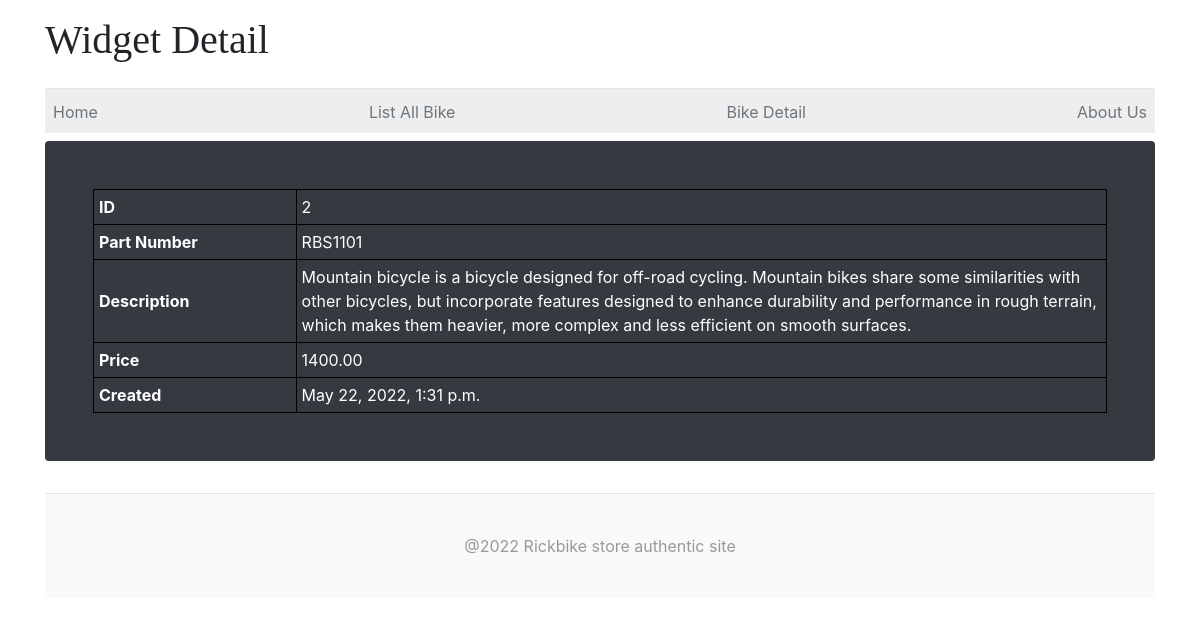
The page /widget_details/2 on the database its author committed.
### app_Rickbike/models.py (models this page shows, shortened)
class Widget(models.Model):
    part_number = models.CharField(max_length=12)
    description = models.CharField(max_length=400)
    price = models.DecimalField(max_digits =7, decimal_places=2)
    date_added = models.DateTimeField(auto_now_add=True)

### app_Rickbike/views.py (the view)
# urls.py: url(r'^widget_details/(?P<wid>[0-9]{1,4})$', views.widget_details, name='widget_details')
def widget_details (request, wid):
    try:
        result = Widget.objects.get(id=wid)
    except:
        result = None
    page_data = {
    'widget': result
    }
    return render (request, "app_Rickbike/widget_details.html", page_data)

### app_Rickbike/templates/app_Rickbike/widget_details.html (shortened to what this page needs)
{% extends "app_Rickbike/site_base.html" %}
{% load static %}
{% block page_heading %}
  <header class="blog-header py-3">
    <h1>Widget Detail</h1>
  </header>
{% endblock %}
{% block main_body %}
  <div class="jumbotron p-3 p-md-5 text-white rounded bg-dark">
    {% if not widget %}
    <p>No such Widget found.</p>
    {% else %}
    <table>
      <tbody>
        <tr>
          <th>ID</th>
          <td>{{ widget.id }}</td>
        </tr>
        <tr>
          <th>Part Number</th>
          <td>{{ widget.part_number }}</td>
        </tr>
        <tr>
          <th>Description</th>
          <td>{{ widget.description }}</td>
        </tr>
        <tr>
          <th>Price</th>
          <td>{{ widget.price }}</td>
        </tr>
        <tr>
          <th>Created</th>
          <td>{{ widget.date_added }}</td>
        </tr>
      </tbody>
    </table>
    {% endif %}
  </div>
{% endblock %}

### app_Rickbike/static/css/blog.css (style rules this page uses)
.blog-header { line-height: 1; border-bottom: 1px solid #e5e5e5; }
h1, h2, h3, h4, h5, h6 { font-family: "Playfair Display", Georgia, "Times New Roman", serif; }

### app_Rickbike/templates/app_Rickbike/widget_details.html (style rules this page uses)
table, th, td { border: 1px solid black; border-collapse: collapse; }
table { width:100%; }
th, td { padding: 5px; }
th { width: 20%; }

### rows shown on the page
Widget: id "2", part_number "RBS1101", description "Mountain bicycle is a bicycle designed for off-road cycling. Mountain bikes share some similarities with other bicycles, but incorporate features designed to enhance durability and performance in rough terrain, which makes them heavier, more complex and less efficient on smooth surfaces.", price "1400.00", date_added "May 22, 2022, 1:31 p.m."
